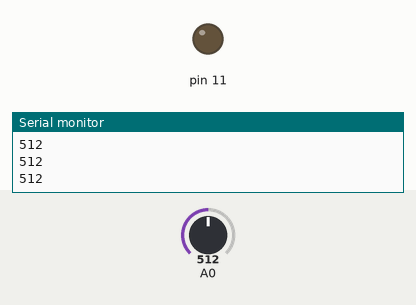
This sketch was run on a simulated Arduino Uno, built with avr-gcc and run on an emulated ATmega328P. On the bench: output pins drawn as LEDs (lit = HIGH), the last lines printed to the serial monitor. Inputs (shaded band) come from the test bench; at power-on: A0 = 512.

Above: at 1.2 s.
1.3 s: A0 set to 716
At 2.5 s:
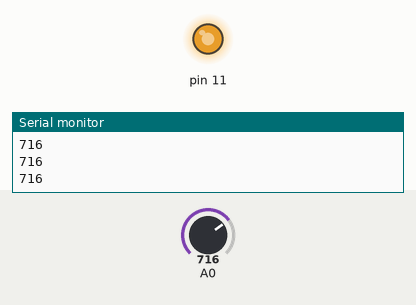
2.8 s: A0 set to 757
At 3.8 s:
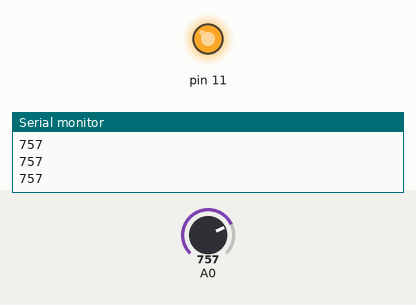
4.3 s: A0 set to 768
At 4.9 s:
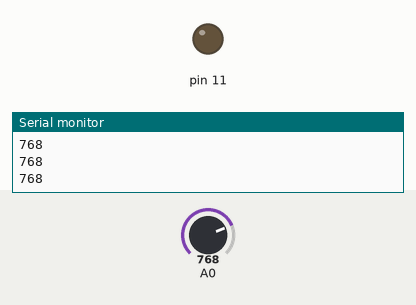
5.8 s: A0 set to 900
At 6.1 s:
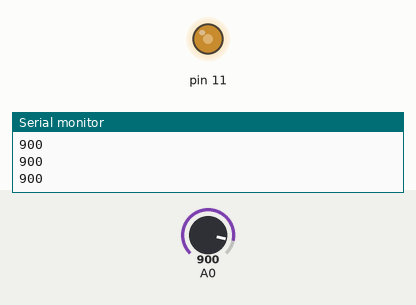
7.3 s: A0 set to 490
At 8.4 s:
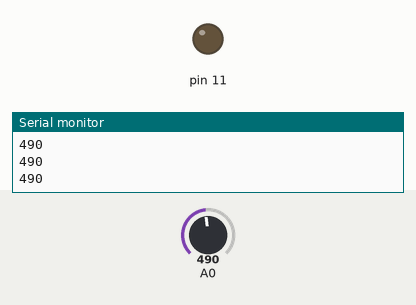
Timing chart, 0 to 9.8 s (numbered marks = the images above; inputs shaded):
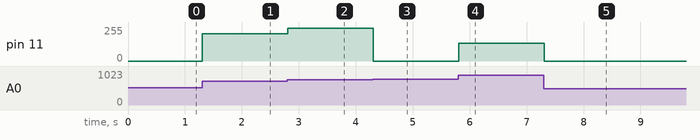

The sketch:

dc_motor_with_photoresistor_or_ldr1.ino
```cpp
void setup()
{
  Serial.begin(9600);
  pinMode(11,OUTPUT);
  pinMode(A0,INPUT);
}

void loop()
{
  //digitalWrite(11,1);
  int a = analogRead(A0);
  Serial.println(a);
  /*int b = map(a,6,679,0,255);
  Serial.println(b);*/
  if(a<500)
  {
    digitalWrite(11,0);
  }
  else
  {
    analogWrite(11,a);
  }
}
```

Measured:
- the behaviour switches between 767 and 768 on A0 (found by bisection; images 2 and 3)
- after the input at 1.3 s, pin 11: 0/255 → 204/255 at once
- after the input at 2.8 s, pin 11: 204/255 → 245/255 at once
- after the input at 4.3 s, pin 11: 245/255 → 0/255 at once
- after the input at 5.8 s, pin 11: 0/255 → 132/255 at once
- after the input at 7.3 s, pin 11: 132/255 → 0/255 at once
